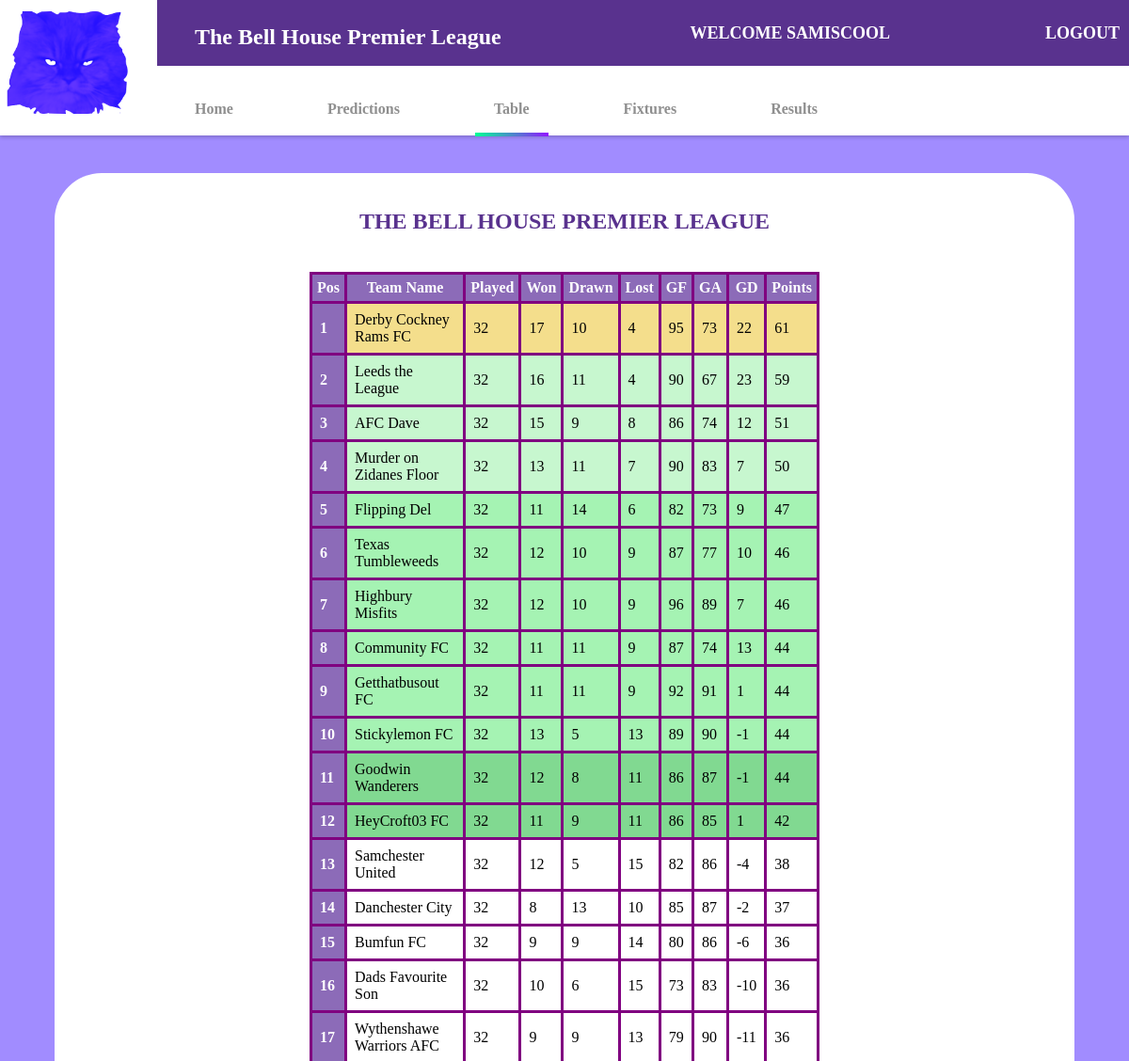
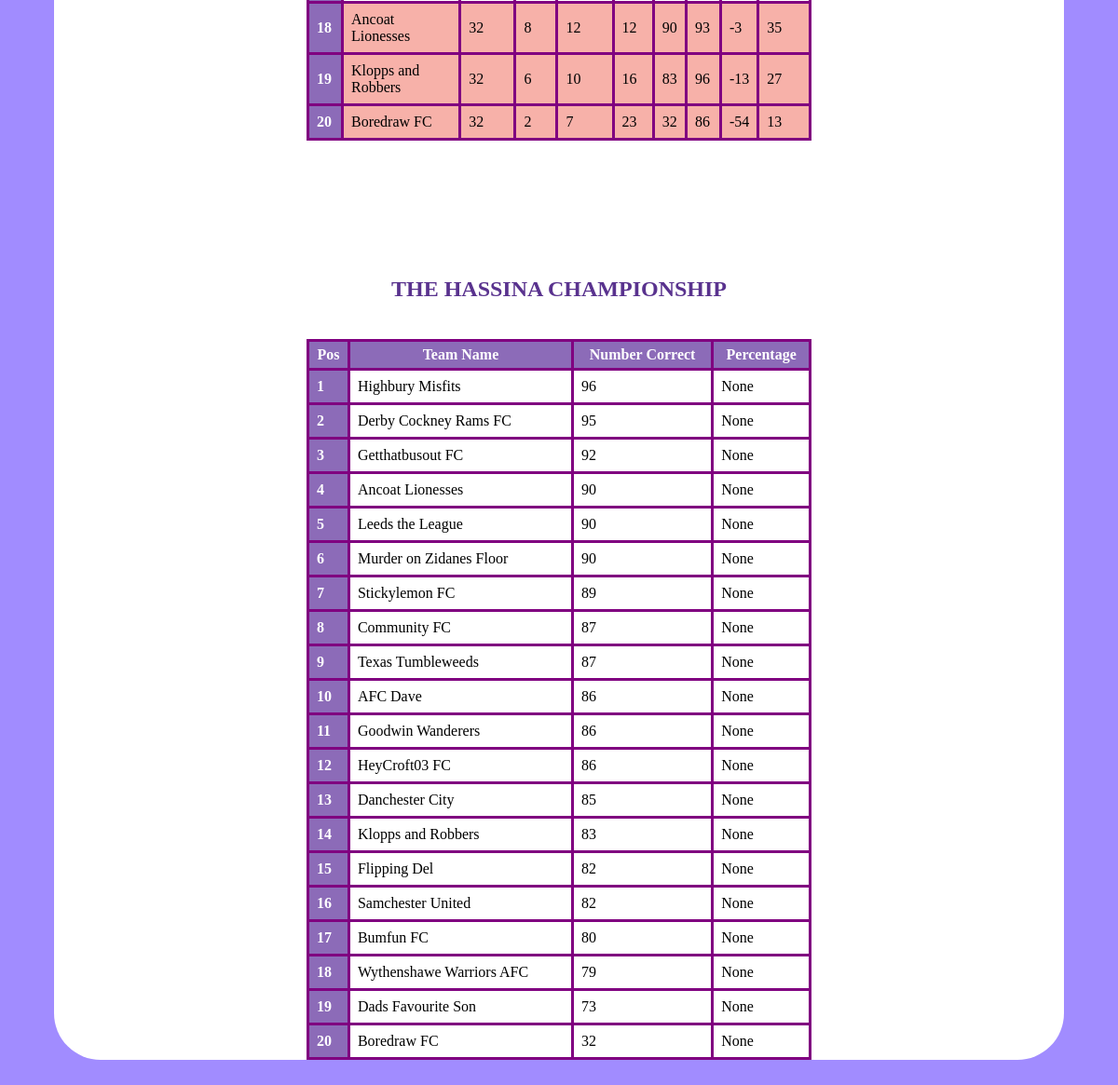
The app's page /leagueTable (signed in) with its own data (2 pictures, top to bottom).
### tables this page shows
CREATE TABLE currentChampion (
	id INTEGER PRIMARY KEY AUTOINCREMENT,
	teamName text,
	games text,
	numCorrect INT,
	percentage INT,
	FOREIGN KEY (id) REFERENCES currentTable(id),
	FOREIGN KEY (teamName) REFERENCES currentTable(team_name)
);

CREATE TABLE leagueTable (
    user_id INT AUTO_INCREMENT PRIMARY KEY,
    username VARCHAR(255), -- Assuming username is the column name in the users table
    team_name VARCHAR(255), -- Assuming team_name is the column name in the users table
    Played INT,
    Won INT,
    Drawn INT,
    Lost INT,
    GF INT,
    GA INT,
    GD INT,
    Points INT,
    FOREIGN KEY (username) REFERENCES users(username),
    FOREIGN KEY (team_name) REFERENCES users(team_name)
);

### app.py (the view)
@app.route('/leagueTable')
def league_table():
	tableUpdate(week,played)
	return leagueTable(week,played)

### app.py (called while the page is built)
def winUpdater(cursor,week):
	winUpdater = """
		UPDATE leagueTable
        SET Won = (
            SELECT COUNT(*)
            FROM playerFixtures
            WHERE week = ?
		    AND (
		    	(homeGoals > awayGoals AND homeUser = leagueTable.team_name)
		    OR (homeGoals < awayGoals AND awayUser = leagueTable.team_name)
		    )
		) + (
            SELECT COALESCE(SUM(ct.Won), 0)
            FROM currentTable AS ct
            WHERE ct.team_name = leagueTable.team_name
		)
	"""
	cursor.execute(winUpdater, (week,))

def drawUpdater(cursor,week):
	drawUpdater = ("""
		UPDATE leagueTable
        SET Drawn = (
            SELECT COUNT(*)
            FROM playerFixtures
            WHERE week = ?
		    AND (
		    	(homeGoals == awayGoals AND homeUser == leagueTable.team_name)
		    OR (homeGoals == awayGoals AND awayUser == leagueTable.team_name)
		    )
		) + (
            SELECT COALESCE(SUM(ct.Drawn), 0)
            FROM currentTable AS ct
            WHERE ct.team_name = leagueTable.team_name
        )
	""")
	cursor.execute(drawUpdater, (week,))

def lossUpdater(cursor,week):
	lossUpdater_query = """
        UPDATE leagueTable
        SET Lost = (
            SELECT COUNT(*)
            FROM playerFixtures
            WHERE week = ?
            AND (
                (homeGoals > awayGoals AND awayUser = leagueTable.team_name)
                OR (homeGoals < awayGoals AND homeUser = leagueTable.team_name)
            )
        ) + (
            SELECT COALESCE(SUM(ct.Lost), 0)
            FROM currentTable AS ct
            WHERE ct.team_name = leagueTable.team_name
        )
    """
	cursor.execute(lossUpdater_query, (week,))

def getDatabase():
	db = getattr(g, '_database', None)
	if db is None:
		db = g._database = sqlite3.connect(DATABASE)
	return db

@app.teardown_appcontext
def close_connection(exception):
	db = getattr(g, '_database', None)
	if db is not None:
		db.close()

### templates/table.html (shortened to what this page needs)
<!DOCTYPE HTML>
<html lang = "en">
<head>
	<link rel="stylesheet" href="{{ url_for('static', filename='stylesheet.css') }}">
</head>
<body>
	<div class='scrolldown-container'>
		<div class="imageContainerHomeScroller">
			<img src="static/logo.png" alt="Main Logo">
		</div>
		<div class="contentContainer">
			<div class="topStuffLad">
				<div class='title'>
					<h1 class='logo'><a href='/' class='logo-link'>The Bell House Premier League</a></h1>
				</div>
				<div class="helloThere">
					<div class="homepageTest">
						{% if 'username' in session %}
							<div class='usergreeting'>
								<h2 class='middling'>WELCOME {{ username.upper() }}</h2>
							</div>
							<div class='logout'>
								<h2 class='loginlink'><a href='/logout' class='toplinkz'>LOGOUT</a></h2>
							</div>
						{% else %}
						<div class='registration'>
							<h2 class='loginlink'><a href='/login-page' class='toplinkz'>LOGIN</a></h2>
							<h2 class='loginlink'><a href='/registration-page' class='toplinkz'>REGISTER</a></h2>
						</div>
						{% endif %}
					</div>
				</div>
			</div>
			<div class="bottomStuff">
				<h2 class="registerlink"><a href='/'>Home</a></h2>
				{% if 'username' in session %}
				<h2 class="registerlink"><a href='/predict'>Predictions</a></h2>
				{% else %}
				<h2 class="registerlink"><a href='/login-page'>Predictions</a></h2>
				{% endif %}
				{% if 'username' in session %}
				<h2 class="activelink"><a href='/leagueTable'>Table</a></h2>
				{% else %}
				<h2 class="activelink"><a href='/login-page'>Table</a></h2>
				{% endif %}
				{% if 'username' in session %}
				<h2 class="registerlink"><a href='/fixtures'>Fixtures</a></h2>
				{% else %}
				<h2 class="registerlink"><a href='/login-page'>Fixtures</a></h2>
				{% endif %}
				{% if 'username' in session %}
				<h2 class="registerlink"><a href='/results'>Results</a></h2>
				{% else %}
				<h2 class="registerlink"><a href='/login-page'>Results</a></h2>
				{% endif %}
			</div>
		</div>
	</div>
	<br>
	<br>
	<br>
	<br>
	<br>
	<br>
	<br>
	<div class="everything-container">
		<br>
		<h2 class="table-heading" style='text-align:center;'>THE BELL HOUSE PREMIER LEAGUE</h2>
		<div class="table-container">
			<table>
				<thead>
					<tr>
						<th style='width:fit-content; padding:5px;'>Pos</th>
						<th style='width:fit-content; padding:5px'>Team Name</th>
						<th style='width:fit-content; padding:5px'>Played</th>
						<th style='width:fit-content; padding:5px'>Won</th>
						<th style='width:fit-content; padding:5px'>Drawn</th>
						<th style='width:fit-content; padding:5px'>Lost</th>
						<th style='width:fit-content; padding:5px'>GF</th>
						<th style='width:fit-content; padding:5px'>GA</th>
						<th style='width:fit-content; padding:5px'>GD</th>
						<th style='width:fit-content; padding:5px'>Points</th>
					</tr>
				</thead>
				<tbody>
						<tr style='background-color:rgba(242, 214, 112,0.8)'>
							<td style='background-color:#8C6BB8; font-weight:bold; color: white'>{{ championRow[0] }}</td>
							<td style='font-weight:bold lighter;'>{{ championRow[1] }}</td>
							<td>{{ championRow[2] }}</td>
							<td>{{ championRow[3] }}</td>
							<td>{{ championRow[4] }}</td>
							<td>{{ championRow[5] }}</td>
							<td>{{ championRow[6] }}</td>
							<td>{{ championRow[7] }}</td>
							<td>{{ championRow[8] }}</td>
							<td>{{ championRow[9] }}</td>
						</tr>
						{% for firstfourRow in firstfourRows %}
						<tr style='background-color:rgba(143, 240, 160,0.5);'>
							<td style='background-color:#8C6BB8; font-weight:bold; color:white;'>{{ firstfourRow[0] }}</td>
							<td style='font-weight:bold lighter;'>{{ firstfourRow[1] }}</td>
							<td>{{ firstfourRow[2] }}</td>
							<td>{{ firstfourRow[3] }}</td>
							<td>{{ firstfourRow[4] }}</td>
							<td>{{ firstfourRow[5] }}</td>
							<td>{{ firstfourRow[6] }}</td>
							<td>{{ firstfourRow[7] }}</td>
							<td>{{ firstfourRow[8] }}</td>
							<td>{{ firstfourRow[9] }}</td>
						</tr>
						{% endfor %}
						{% for europeRow in europeRows %}
						<tr style='background-color:rgba(143, 240, 160,0.8);'>
							<td style='background-color:#8C6BB8; font-weight:bold; color:white;'>{{ europeRow[0] }}</td>
							<td style='font-weight:bold lighter;'>{{ europeRow[1] }}</td>
							<td>{{ europeRow[2] }}</td>
							<td>{{ europeRow[3] }}</td>
							<td>{{ europeRow[4] }}</td>
							<td>{{ europeRow[5] }}</td>
							<td>{{ europeRow[6] }}</td>
							<td>{{ europeRow[7] }}</td>
							<td>{{ europeRow[8] }}</td>
							<td>{{ europeRow[9] }}</td>
						</tr>
						{% endfor %}
						{% for whyexistRow in whyexistRows %}
						<tr style='background-color:rgba(76, 201, 99,0.7);'>
							<td style='background-color:#8C6BB8; font-weight:bold; color:white;'>{{ whyexistRow[0] }}</td>
							<td style='font-weight:bold lighter;'>{{ whyexistRow[1] }}</td>
							<td>{{ whyexistRow[2] }}</td>
							<td>{{ whyexistRow[3] }}</td>
							<td>{{ whyexistRow[4] }}</td>
							<td>{{ whyexistRow[5] }}</td>
							<td>{{ whyexistRow[6] }}</td>
							<td>{{ whyexistRow[7] }}</td>
							<td>{{ whyexistRow[8] }}</td>
							<td>{{ whyexistRow[9] }}</td>
						</tr>
						{% endfor %}
						{% for restoftheRow in restoftheRows %}
						<tr>
							<td style='background-color:#8C6BB8; font-weight:bold; color:white;'>{{ restoftheRow[0] }}</td>
							<td style='font-weight:bold lighter;'>{{ restoftheRow[1] }}</td>
							<td>{{ restoftheRow[2] }}</td>
							<td>{{ restoftheRow[3] }}</td>
							<td>{{ restoftheRow[4] }}</td>
							<td>{{ restoftheRow[5] }}</td>
							<td>{{ restoftheRow[6] }}</td>
							<td>{{ restoftheRow[7] }}</td>
							<td>{{ restoftheRow[8] }}</td>
							<td>{{ restoftheRow[9] }}</td>
						</tr>
						{% endfor %}
						{% for lastRow in lastRows %}
						<tr style='background-color:rgba(242, 126, 112, 0.6);'>
							<td style='background-color:#8C6BB8; font-weight:bold; color:white;'>{{ lastRow[0] }}</td>
							<td style='font-weight:bold lighter;'>{{ lastRow[1] }}</td>
							<td>{{ lastRow[2] }}</td>
							<td>{{ lastRow[3] }}</td>
							<td>{{ lastRow[4] }}</td>
							<td>{{ lastRow[5] }}</td>
							<td>{{ lastRow[6] }}</td>
							<td>{{ lastRow[7] }}</td>
							<td>{{ lastRow[8] }}</td>
							<td>{{ lastRow[9] }}</td>
						</tr>
						{% endfor %}
				</tbody>
			</table>
			<br>
			<br>
			<br>
			<br>
			<br>
			<br>
		</div>
		<div class="table-container">
			<br>
			<h2 class="table-heading" style='text-align:center;'>THE HASSINA CHAMPIONSHIP</h2>
			<div class="table-container">
				<table>
					<thead>
						<tr>
							<th style='width:fit-content; padding:5px;'>Pos</th>
							<th style='width:fit-content; padding:5px'>Team Name</th>
							<th style='width:fit-content; padding:5px'>Number Correct</th>
							<th style='width:fit-content; padding:5px'>Percentage</th>
						</tr>
					</thead>
					<tbody>
						{% for championshipTableRow in championshipTableRows %}
						<tr>
							<td style='background-color:#8C6BB8; font-weight:bold; color:white;'>{{ championshipTableRow[0] }}</td>
							<td style='font-weight:bold lighter;'>{{ championshipTableRow[1] }}</td>
							<td>{{ championshipTableRow[2] }}</td>
							<td>{{ championshipTableRow[3] }}</td>
						</tr>
						{% endfor %}
					</tbody>
				</table>
			</div>
		</div>
	</div>

### static/stylesheet.css (style rules this page uses)
body { background-color: #a18cff; }
.logo { font-family: Tahoma; color: white; text-decoration: none; font-size:24px }
.helloThere { font-size:12px; }
.title { margin-right:auto; }
.activelink a { color:rgba(115, 115, 115,0.8); font-family: Tahoma; font-size:16px; padding:20px; margin-right:30px; margin-left:30px; text-decoration: none; position:relative; }
.activelink a::after { content:''; position:absolute; left:0; bottom:-1.5px; width:100%; height:4px; background:linear-gradient(to right, rgb(1, 255, 149), rgb(146, 21, 255)); }
.registerlink a { color:rgba(115, 115, 115,0.8); font-family: Tahoma; font-size:16px; padding:20px; margin-right:30px; margin-left:30px; text-decoration: none; position:relative; }
.registerlink a::after { content:''; position:absolute; left:0; bottom:-1.5px; width:100%; height:0; background:linear-gradient(to right, rgb(1, 255, 149), rgb(146, 21, 255)); visibility:hidden; transition: visibility 0s, height 0.3s ease; }
.sidelinkz, .middling { color:white; text-decoration:none; justify-content: flex-end; transition: 0.4s ease; margin-right:15px; }
.middling { font-family: tahoma; }
.table-container table { max-height: 300px; overflow: auto; padding: 20px; font-family: Tahoma; border-collapse: collapse; padding: 20px; margin: 0 auto; width:50%; margin-top:40px; }
.table-container td, .table-container th { border: 3px solid purple; padding: 8px; text-align: left; }
.table-container th { background-color: #8C6BB8; text-align: center; color:white; }
.everything-container { background-color: white; margin-top: 250px; border-radius: 50px; margin:50px; }
.logo-link { text-decoration: none; color: white; font-family: Tahoma; padding: 30px; text-align: center; transition:3s ease; }
.table-heading { font-family: Tahoma; color: #59328E; padding: 0 30px; }
.table-container { flex:1; }
.scrolldown-container { position: fixed; top: 0; left: 0; width: 100%; background-color: white; padding: 0px; z-index: 999; display:flex; transition: background-color 2s ease; transition-duration: 2s; box-shadow: 0 2px 4px rgba(0,0,0,0.2); }
.scrolldown-container img { height:140px; }
.contentContainer { display:flex; flex-direction: column; flex-grow: 1; }
.topStuffLad { background-color:#59328E; padding:10px; height:50px; display:flex; margin-left:20px; }
.bottomStuff { display:flex; background-color: white; padding:10px; height: 50px; }
.toplinkz { font-size:18px; text-decoration: none; color:rgb(255, 255, 255); font-family: Tahoma; padding-left:150px; }
.logout { display:flex; }
.homepageTest { display:flex; }

### records on screen
currentChampion: teamName "Derby Cockney Rams FC", id "2", numCorrect "95", championshipTableRow "None"
currentChampion: firstfourRow "2", teamName "Leeds the League", firstfourRow "32", firstfourRow "16", firstfourRow "11", id "4", numCorrect "90", firstfourRow "67", firstfourRow "23", firstfourRow "59", championshipTableRow "5", championshipTableRow "None"
currentChampion: firstfourRow "3", teamName "AFC Dave", firstfourRow "32", firstfourRow "15", firstfourRow "9", firstfourRow "8", numCorrect "86", firstfourRow "74", firstfourRow "12", firstfourRow "51", id "10", championshipTableRow "None"
currentChampion: europeRow "5", teamName "Flipping Del", europeRow "32", europeRow "11", europeRow "14", europeRow "6", numCorrect "82", europeRow "73", europeRow "9", europeRow "47", id "15", championshipTableRow "None"
currentChampion: europeRow "6", teamName "Texas Tumbleweeds", europeRow "32", europeRow "12", europeRow "10", europeRow "9", numCorrect "87", europeRow "77", europeRow "46", championshipTableRow "9", championshipTableRow "None"
currentChampion: europeRow "8", teamName "Community FC", europeRow "32", europeRow "11", id "9", numCorrect "87", europeRow "74", europeRow "13", europeRow "44", championshipTableRow "8", championshipTableRow "None"
currentChampion: europeRow "9", teamName "Getthatbusout FC", europeRow "32", europeRow "11", numCorrect "92", europeRow "91", europeRow "1", europeRow "44", id "3", championshipTableRow "None"
currentChampion: europeRow "10", teamName "Stickylemon FC", europeRow "32", europeRow "13", europeRow "5", numCorrect "89", europeRow "90", europeRow "-1", europeRow "44", id "7", championshipTableRow "None"
currentChampion: id "11", teamName "Goodwin Wanderers", whyexistRow "32", whyexistRow "12", whyexistRow "8", numCorrect "86", whyexistRow "87", whyexistRow "-1", whyexistRow "44", championshipTableRow "None"
currentChampion: restoftheRow "13", teamName "Samchester United", restoftheRow "32", restoftheRow "12", restoftheRow "5", restoftheRow "15", numCorrect "82", restoftheRow "86", restoftheRow "-4", restoftheRow "38", id "16", championshipTableRow "None"
currentChampion: restoftheRow "14", teamName "Danchester City", restoftheRow "32", restoftheRow "8", id "13", restoftheRow "10", numCorrect "85", restoftheRow "87", restoftheRow "-2", restoftheRow "37", championshipTableRow "None"
currentChampion: restoftheRow "15", teamName "Bumfun FC", restoftheRow "32", restoftheRow "9", restoftheRow "14", numCorrect "80", restoftheRow "86", restoftheRow "-6", restoftheRow "36", id "17", championshipTableRow "None"
currentChampion: restoftheRow "16", teamName "Dads Favourite Son", restoftheRow "32", restoftheRow "10", restoftheRow "6", restoftheRow "15", numCorrect "73", restoftheRow "83", restoftheRow "-10", restoftheRow "36", id "19", championshipTableRow "None"
currentChampion: restoftheRow "17", teamName "Wythenshawe Warriors AFC", restoftheRow "32", restoftheRow "9", restoftheRow "13", numCorrect "79", restoftheRow "90", restoftheRow "-11", restoftheRow "36", id "18", championshipTableRow "None"
currentChampion: lastRow "18", teamName "Ancoat Lionesses", lastRow "32", lastRow "8", lastRow "12", numCorrect "90", lastRow "93", lastRow "-3", lastRow "35", championshipTableRow "4", championshipTableRow "None"
currentChampion: lastRow "19", teamName "Klopps and Robbers", lastRow "32", lastRow "6", lastRow "10", lastRow "16", numCorrect "83", lastRow "96", lastRow "-13", lastRow "27", id "14", championshipTableRow "None"
leagueTable: lastRow "20", team_name "Boredraw FC", Played "32", Won "2", Drawn "7", Lost "23", GF "32", GA "86", GD "-54", Points "13"
currentChampion: id "1", teamName "Highbury Misfits", numCorrect "96", championshipTableRow "None"
currentChampion: id "6", teamName "Murder on Zidanes Floor", numCorrect "90", championshipTableRow "None"
currentChampion: id "12", teamName "HeyCroft03 FC", numCorrect "86", championshipTableRow "None"
currentChampion: id "20", teamName "Boredraw FC", numCorrect "32", championshipTableRow "None"

### other values on screen
{{ username.upper() }} "SAMISCOOL"
{{ championRow[0] }} "1"
{{ championRow[2] }} "32"
{{ championRow[3] }} "17"
{{ championRow[4] }} "10"
{{ championRow[5] }} "4"
{{ championRow[6] }} "95"
{{ championRow[7] }} "73"
{{ championRow[8] }} "22"
{{ championRow[9] }} "61"
{{ firstfourRow[0] }} "4"
{{ firstfourRow[1] }} "Murder on Zidanes Floor"
{{ firstfourRow[2] }} "32"
{{ firstfourRow[3] }} "13"
{{ firstfourRow[4] }} "11"
